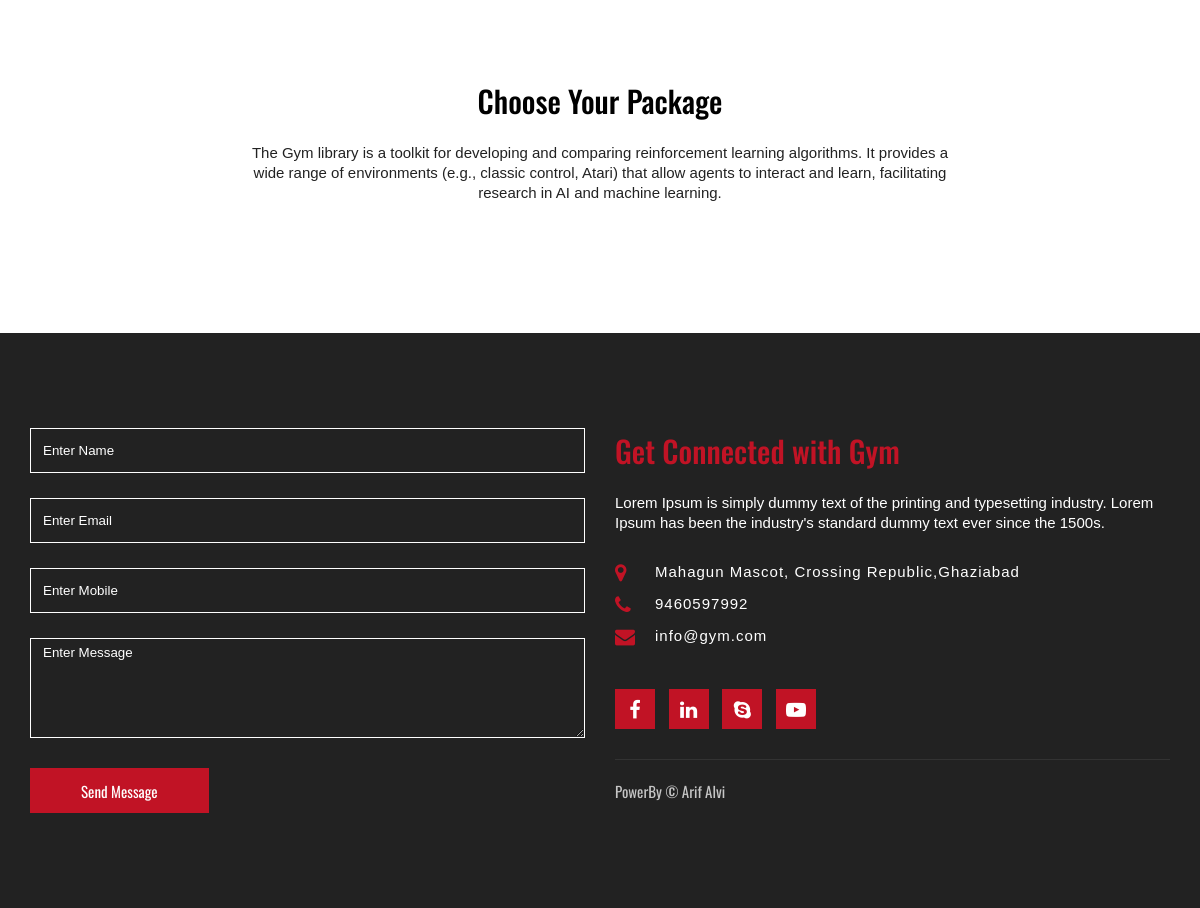
The app's page / (lower part), older data.
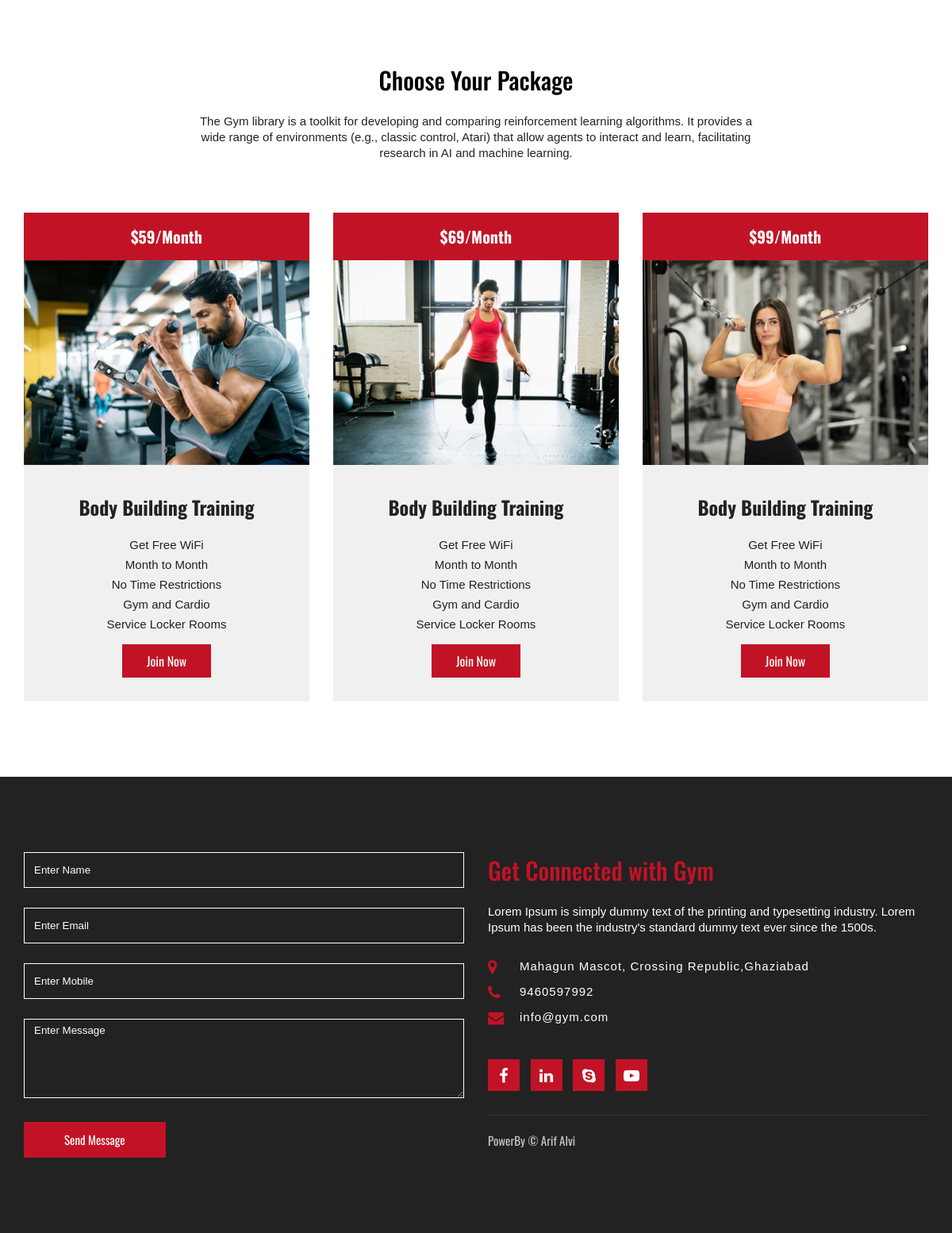
The same page, newer data.
### package/models.py (models this page shows)
class Package(models.Model):
    package_type=models.CharField(max_length=100,default="")
    package_price=models.CharField(max_length=100,default="")
    package_facility_1=models.CharField(max_length=100,default="")
    package_facility_2=models.CharField(max_length=100,default="")
    package_facility_3=models.CharField(max_length=100,default="")
    package_facility_4=models.CharField(max_length=100,default="")
    package_facility_5=models.CharField(max_length=100,default="")
    package_img=models.FileField(upload_to='about/',max_length=250, default="", blank=True, null=True)

### home/views.py (the view, shortened to what this page needs)
# urls.py: path('',views.index,name='index'),
def index(request):
    AboutData=About.objects.all()
    ServiceData=Service.objects.all()
    ServiceType=Service_type.objects.all()
    ClassData=Class.objects.all()
    GalleryData=Gallery.objects.all()
    PackageData=Package.objects.all()
    ClassTypeData=Class_Type.objects.all()
    TrainingData=Training.objects.all()
    TableData=Table.objects.all()
    data={
        'AboutData':AboutData,
        'ServiceData':ServiceData,
        'ServiceType':ServiceType,
        'ClassData':ClassData,
        'GalleryData':GalleryData,
        'PackageData':PackageData,
        'ClassTypeData':ClassTypeData,
        'TrainingData':TrainingData,
        'TableData':TableData,
    }
    return render(request,'index.html',data)

### templates/index.html (shortened to what this page needs)
<!DOCTYPE html>
<html>
<head>
  <link rel="stylesheet" href="static/css/animate.css">
	<link rel="stylesheet" type="text/css" href="static/css/style.css">
</head>
<body>
  <section class="price-package" id="price">
  	 <div class="container">
  	 	  <h2>Choose Your Package</h2>
  	 	  <p class="title-p">The Gym library is a toolkit for developing and comparing reinforcement learning algorithms. It provides a wide range of environments (e.g., classic control, Atari) that allow agents to interact and learn, facilitating research in AI and machine learning.</p>
		  <div class="content">
			{% for i in PackageData %}
  	 	  	  <div class="box wow bounceInUp">
  	 	  	  	  <div class="inner">
  	 	  	  	  	   <div class="price-tag">
  	 	  	  	  	   	  {{i.package_price}}
  	 	  	  	  	   </div>
  	 	  	  	  	   <div class="img">
  	 	  	  	  	   	 <img src="{{i.package_img.url}}" alt="price" />
  	 	  	  	  	   </div>
  	 	  	  	  	   <div class="text">
  	 	  	  	  	   	  <h3>{{i.package_type}}</h3>
  	 	  	  	  	   	  <p>{{i.package_facility_1}}</p>
  	 	  	  	  	   	  <p>{{i.package_facility_2}}</p>
  	 	  	  	  	   	  <p>{{i.package_facility_3}}</p>
  	 	  	  	  	   	  <p>{{i.package_facility_4}}</p>
  	 	  	  	  	   	  <p>{{i.package_facility_5}}</p>
  	 	  	  	  	   	  <a href="" class="btn">Join Now</a>
  	 	  	  	  	   </div>
  	 	  	  	  </div>
  	 	  	  </div>
			{% endfor %}
  	 	  </div>
  	 </div>
  </section>
  <section class="contact" id="contact">
     <div class="container">
        <div class="content">
            <div class="box form wow slideInLeft">
               <form action="{% url "index" %}" method="POST">
                  <input type="text" placeholder="Enter Name" name="name">
                  <input type="text" placeholder="Enter Email" name="email">
                  <input type="text" placeholder="Enter Mobile" name="mobile">
                  <textarea placeholder="Enter Message" name="message"></textarea>
                  <button type="submit">Send Message</button>
               </form>
            </div>
            <div class="box text wow slideInRight">
                 <h2>Get Connected with Gym</h2>
                  <p class="title-p">Lorem Ipsum is simply dummy text of the printing and typesetting industry. Lorem Ipsum has been the industry's standard dummy text ever since the 1500s.</p>
                  <div class="info">
                      <ul>
                          <li><span class="fa fa-map-marker"></span> Mahagun Mascot, Crossing Republic,Ghaziabad</li>
                          <li><span class="fa fa-phone"></span>9460597992</li>
                          <li><span class="fa fa-envelope"></span> info@gym.com</li>
                      </ul>
                  </div>
                  <div class="social">
                       <a href=""><span class="fa fa-facebook"></span></a>
                       <a href=""><span class="fa fa-linkedin"></span></a>
                       <a href=""><span class="fa fa-skype"></span></a>
                       <a href=""><span class="fa fa-youtube-play"></span></a>
                  </div>
                  <div class="copy">
                      PowerBy &copy; Arif Alvi
                  </div>
            </div>
        </div>
     </div>
  </section>
</body>
</html>

Row changes from the older to the newer data that the page shows:
added Package: package_price "$59/Month", package_img (picture), package_type "Body Building Training", package_facility_1 "Get Free WiFi", package_facility_2 "Month to Month", package_facility_3 "No Time Restrictions", package_facility_4 "Gym and Cardio", package_facility_5 "Service Locker Rooms"
added Package: package_price "$69/Month", package_img (picture), package_type "Body Building Training", package_facility_1 "Get Free WiFi", package_facility_2 "Month to Month", package_facility_3 "No Time Restrictions", package_facility_4 "Gym and Cardio", package_facility_5 "Service Locker Rooms"
added Package: package_price "$99/Month", package_img (picture), package_type "Body Building Training", package_facility_1 "Get Free WiFi", package_facility_2 "Month to Month", package_facility_3 "No Time Restrictions", package_facility_4 "Gym and Cardio", package_facility_5 "Service Locker Rooms"
